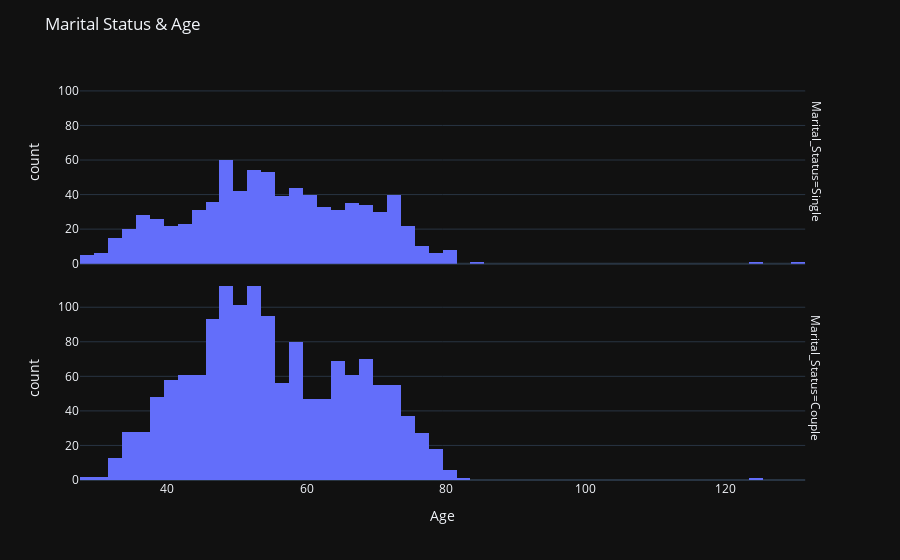

Notebook cell for this chart:
### Markdown cell above
* Due to the limited UG data available, it’s challenging to identify any specific trends between PG and UG.

### Code cell
fig = px.histogram(df, x="Age", facet_row="Marital_Status", template='plotly_dark')
fig.update_layout(title='Marital Status & Age')
fig.show()

### Figure 1 — Plotly figure (JSON) as saved in the notebook; plotly's stock layout.template omitted (floating-point values rounded to 4 significant figures; data arrays with more than 128 entries replaced by an {"elided": "..."} marker saying what was removed)
{"data": [{"alignmentgroup": "True", "bingroup": "x", "hovertemplate": "Marital_Status=Single<br>Age=%{x}<br>count=%{y}<extra></extra>", "legendgroup": "", "marker": {"color": "#636efa", "pattern": {"shape": ""}}, "name": "", "offsetgroup": "", "orientation": "v", "showlegend": false, "type": "histogram", "x": {"elided": "796 int values"}, "xaxis": "x2", "yaxis": "y2"}, {"alignmentgroup": "True", "bingroup": "x", "hovertemplate": "Marital_Status=Couple<br>Age=%{x}<br>count=%{y}<extra></extra>", "legendgroup": "", "marker": {"color": "#636efa", "pattern": {"shape": ""}}, "name": "", "offsetgroup": "", "orientation": "v", "showlegend": false, "type": "histogram", "x": {"elided": "1444 int values"}, "xaxis": "x", "yaxis": "y"}], "layout": {"annotations": [{"font": {}, "showarrow": false, "text": "Marital_Status=Couple", "textangle": 90, "x": 0.98, "xanchor": "left", "xref": "paper", "y": 0.2425, "yanchor": "middle", "yref": "paper"}, {"font": {}, "showarrow": false, "text": "Marital_Status=Single", "textangle": 90, "x": 0.98, "xanchor": "left", "xref": "paper", "y": 0.7575, "yanchor": "middle", "yref": "paper"}], "barmode": "relative", "legend": {"tracegroupgap": 0}, "margin": {"t": 60}, "title": {"text": "Marital Status & Age"}, "xaxis": {"anchor": "y", "domain": [0, 0.98], "title": {"text": "Age"}}, "xaxis2": {"anchor": "y2", "domain": [0, 0.98], "matches": "x", "showticklabels": false}, "yaxis": {"anchor": "x", "domain": [0, 0.485], "title": {"text": "count"}}, "yaxis2": {"anchor": "x2", "domain": [0.515, 1], "matches": "y", "title": {"text": "count"}}}}
